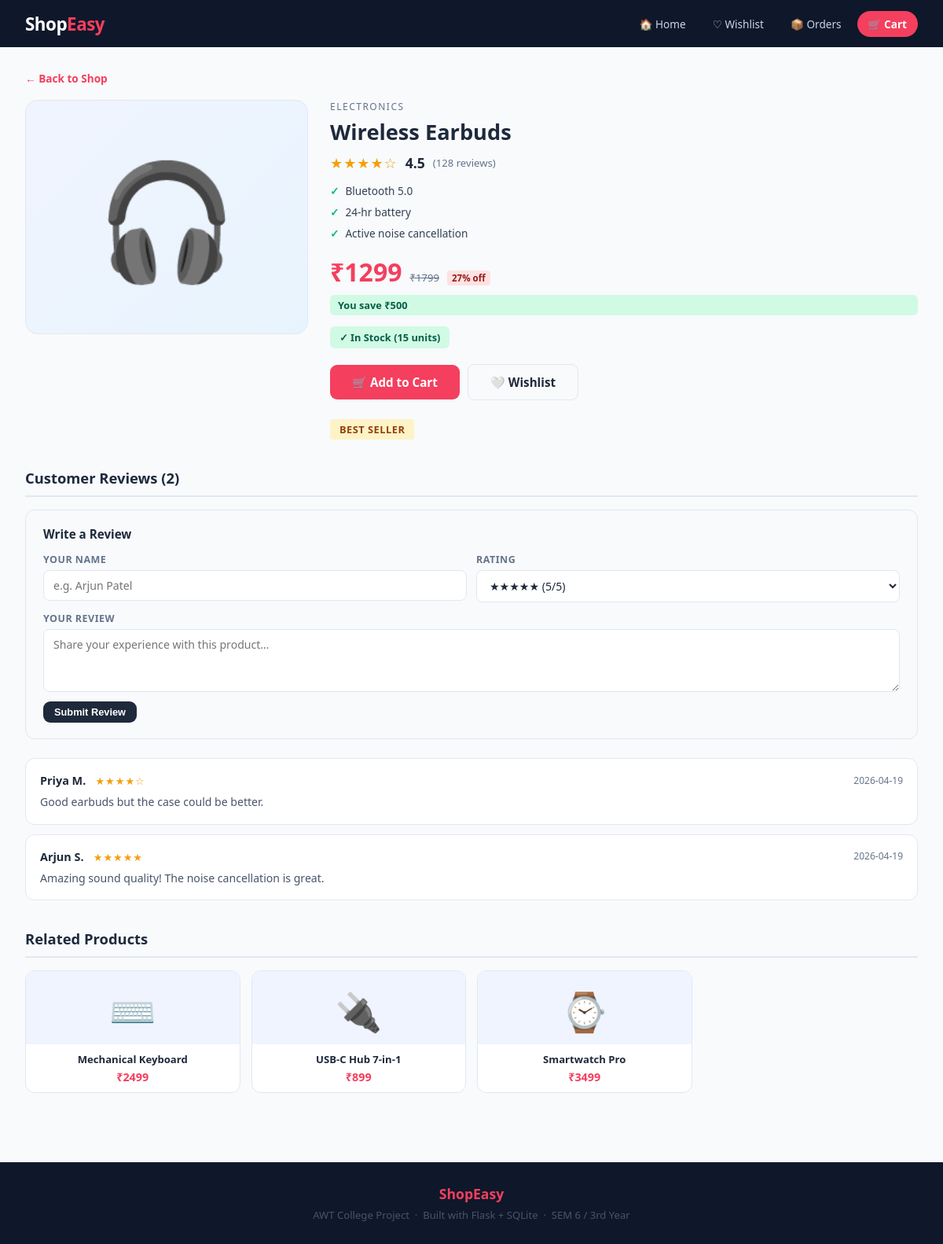
Page /product/1 on the committed database.
### tables this page shows
CREATE TABLE products (
        id          INTEGER PRIMARY KEY AUTOINCREMENT,
        name        TEXT    NOT NULL,
        price       REAL    NOT NULL,
        orig_price  REAL,
        category    TEXT    NOT NULL,
        emoji       TEXT    NOT NULL,
        description TEXT    NOT NULL,
        stock       INTEGER NOT NULL DEFAULT 10,
        rating      REAL    NOT NULL DEFAULT 4.0,
        rating_count INTEGER NOT NULL DEFAULT 0,
        badge       TEXT    DEFAULT ''
    );

CREATE TABLE reviews (
        id         INTEGER PRIMARY KEY AUTOINCREMENT,
        product_id INTEGER NOT NULL,
        rating     INTEGER NOT NULL,
        comment    TEXT,
        reviewer   TEXT NOT NULL DEFAULT 'Anonymous',
        created_at TEXT NOT NULL DEFAULT (datetime('now','localtime'))
    );

### app.py (the view)
@app.route("/product/<int:pid>")
def product_detail(pid):
    conn    = get_db()
    product = conn.execute("SELECT * FROM products WHERE id=?", (pid,)).fetchone()
    reviews = conn.execute("SELECT * FROM reviews WHERE product_id=? ORDER BY id DESC", (pid,)).fetchall()
    related = conn.execute(
        "SELECT * FROM products WHERE category=? AND id!=? LIMIT 4",
        (product["category"], pid)
    ).fetchall()
    conn.close()
    cart_count = sum(session.get("cart", {}).values())
    wish_count = len(session.get("wishlist", []))
    in_wishlist = str(pid) in [str(w) for w in session.get("wishlist", [])]
    return render_template("product.html",
        product=product, reviews=reviews, related=related,
        cart_count=cart_count, wish_count=wish_count, in_wishlist=in_wishlist)

### app.py (called while the page is built)
def get_db():
    conn = sqlite3.connect(DB)
    conn.row_factory = sqlite3.Row
    return conn

### templates/product.html (shortened to what this page needs)
{% extends "base.html" %}
{% block content %}
<div class="container">
  <a href="/" class="back">← Back to Shop</a>
  <div class="detail-grid">
    <div class="detail-img-box">{{ product['emoji'] }}</div>
    <div class="detail-info">
      <div class="detail-cat">{{ product['category'] }}</div>
      <div class="detail-name">{{ product['name'] }}</div>
      <div class="detail-stars">
        <span class="stars">
          {% for i in range(1,6) %}{% if i <= product['rating']|int %}★{% else %}☆{% endif %}{% endfor %}
        </span>
        <span class="avg">{{ product['rating'] }}</span>
        <span style="color:var(--muted);font-size:0.82rem;">({{ product['rating_count'] }} reviews)</span>
      </div>
      <div class="feature-list" style="margin-bottom:18px;">
        {% for feat in product['description'].split('|') %}
        <div class="feature-item">{{ feat.strip() }}</div>
        {% endfor %}
      </div>
      <div class="price-row">
        <span class="big-price">₹{{ "%.0f"|format(product['price']) }}</span>
        {% if product['orig_price'] %}
        <span class="orig-price">₹{{ "%.0f"|format(product['orig_price']) }}</span>
        {% set disc = ((product['orig_price'] - product['price']) / product['orig_price'] * 100)|int %}
        <span class="discount">{{ disc }}% off</span>
        {% endif %}
      </div>
      {% if product['orig_price'] %}
      {% set saved = product['orig_price'] - product['price'] %}
      <div class="savings-note" style="margin-bottom:14px;">You save ₹{{ "%.0f"|format(saved) }}</div>
      {% endif %}
      {% if product['stock'] >= 10 %}
      <span class="stock-badge stock-ok">✓ In Stock ({{ product['stock'] }} units)</span>
      {% elif product['stock'] > 0 %}
      <span class="stock-badge stock-low">⚠ Only {{ product['stock'] }} left!</span>
      {% else %}
      <span class="stock-badge stock-out">✕ Out of Stock</span>
      {% endif %}
      <div class="detail-actions">
        <a href="/add_to_cart/{{ product['id'] }}" class="btn btn-red">🛒 Add to Cart</a>
        <a href="/wishlist/toggle/{{ product['id'] }}"
           class="btn {% if in_wishlist %}btn-dark{% else %}btn-ghost{% endif %}">
          {% if in_wishlist %}❤️ Wishlisted{% else %}🤍 Wishlist{% endif %}
        </a>
      </div>
      {% if product['badge'] %}
      <div>
        <span class="product-badge {% if product['badge']=='Best Seller' %}badge-bestseller{% else %}badge-toprated{% endif %}"
              style="font-size:0.8rem;padding:4px 12px;">
          {{ product['badge'] }}
        </span>
      </div>
      {% endif %}
    </div>
  </div>
  <div class="section-heading">Customer Reviews ({{ reviews|length }})</div>
  <div class="review-form">
    <h4>Write a Review</h4>
    <form method="POST" action="/review/{{ product['id'] }}">
      <div class="form-row">
        <div class="form-group">
          <label>Your Name</label>
          <input type="text" name="reviewer" placeholder="e.g. Arjun Patel"/>
        </div>
        <div class="form-group">
          <label>Rating</label>
          <select name="rating">
            <option value="5">★★★★★ (5/5)</option>
          </select>
        </div>
      </div>
      <div class="form-group" style="margin-bottom:12px;">
        <label>Your Review</label>
        <textarea name="comment" placeholder="Share your experience with this product…"></textarea>
      </div>
      <button type="submit" class="btn btn-dark btn-sm">Submit Review</button>
    </form>
  </div>
  {% if reviews %}
    {% for r in reviews %}
    <div class="review-card">
      <div class="review-header">
        <div>
          <span class="reviewer-name">{{ r['reviewer'] }}</span>
          <span class="stars" style="font-size:13px;margin-left:8px;">
            {% for i in range(1,6) %}{% if i <= r['rating'] %}★{% else %}☆{% endif %}{% endfor %}
          </span>
        </div>
        <span class="review-date">{{ r['created_at'][:10] }}</span>
      </div>
      {% if r['comment'] %}
      <p class="review-text">{{ r['comment'] }}</p>
      {% endif %}
    </div>
    {% endfor %}
  {% else %}
  <p style="color:var(--muted);font-size:0.9rem;margin-bottom:24px;">No reviews yet. Be the first!</p>
  {% endif %}
  {% if related %}
  <div class="section-heading" style="margin-top:36px;">Related Products</div>
  <div class="related-grid">
    {% for p in related %}
    <a href="/product/{{ p['id'] }}" class="rel-card">
      <div class="emoji">{{ p['emoji'] }}</div>
      <div class="info">
        <div class="rname">{{ p['name'] }}</div>
        <div class="rprice">₹{{ "%.0f"|format(p['price']) }}</div>
      </div>
    </a>
    {% endfor %}
  </div>
  {% endif %}
</div>
{% endblock %}

### templates/base.html (style rules this page uses)
:root { --navy: #0f172a; --navy2: #1e293b; --navy3: #334155; --accent: #f43f5e; --acc2: #e11d48; --gold: #f59e0b; --green: #10b981; --blue: #3b82f6; --bg: #f8fafc; --card: #ffffff; --text: #1e293b; --muted: #64748b; --border: #e2e8f0; --radius: 12px; --shadow: 0 1px 3px rgba(0,0,0,.07), 0 4px 12px rgba(0,0,0,.05); }
*, *::before, *::after { box-sizing: border-box; margin: 0; padding: 0; }
body { font-family: 'Segoe UI', system-ui, sans-serif; background: var(--bg); color: var(--text); }
a { text-decoration: none; color: inherit; }
.container { max-width: 1200px; margin: 0 auto; padding: 28px 32px; }
.btn { display: inline-flex; align-items: center; gap: 6px; padding: 9px 20px; border-radius: 9px; border: none; cursor: pointer; font-size: 0.88rem; font-weight: 700; transition: opacity .15s, transform .1s; }
.btn-red { background: var(--accent); color: #fff; }
.btn-dark { background: var(--navy2); color: #fff; }
.btn-ghost { background: transparent; color: var(--text); border: 1.5px solid var(--border); }
.btn-sm { padding: 6px 14px; font-size: 0.8rem; }
.stars { color: var(--gold); font-size: 14px; letter-spacing: 1px; }
.product-badge { display: inline-block; font-size: 0.68rem; font-weight: 800; padding: 2px 8px; border-radius: 4px; text-transform: uppercase; letter-spacing: 0.5px; }
.badge-bestseller { background: #fef3c7; color: #92400e; }
.orig-price { text-decoration: line-through; color: var(--muted); font-size: 0.82rem; }
.discount { background: #fee2e2; color: #991b1b; font-size: 0.72rem; font-weight: 800; padding: 2px 6px; border-radius: 4px; }

### rows in the picture
products: emoji "🎧", category "ELECTRONICS", name "Wireless Earbuds", rating "4.5", rating_count "128", price "1299", orig_price "1799", stock "15", badge "BEST SELLER"
reviews: reviewer "Priya M.", rating 4 (drawn), created_at "2026-04-19", comment "Good earbuds but the case could be better."
reviews: reviewer "Arjun S.", created_at "2026-04-19", comment "Amazing sound quality! The noise cancellation is great."
products: emoji "⌨️", name "Mechanical Keyboard", price "2499"
products: emoji "🔌", name "USB-C Hub 7-in-1", price "899"
products: emoji "⌚", name "Smartwatch Pro", price "3499"

### other values in the picture
{{ feat.strip() }} "Bluetooth 5.0" "24-hr battery" "Active noise cancellation"
{{ disc }} "27"
{{ "%.0f"|format(saved) }} "500"
{{ reviews|length }} "2"
